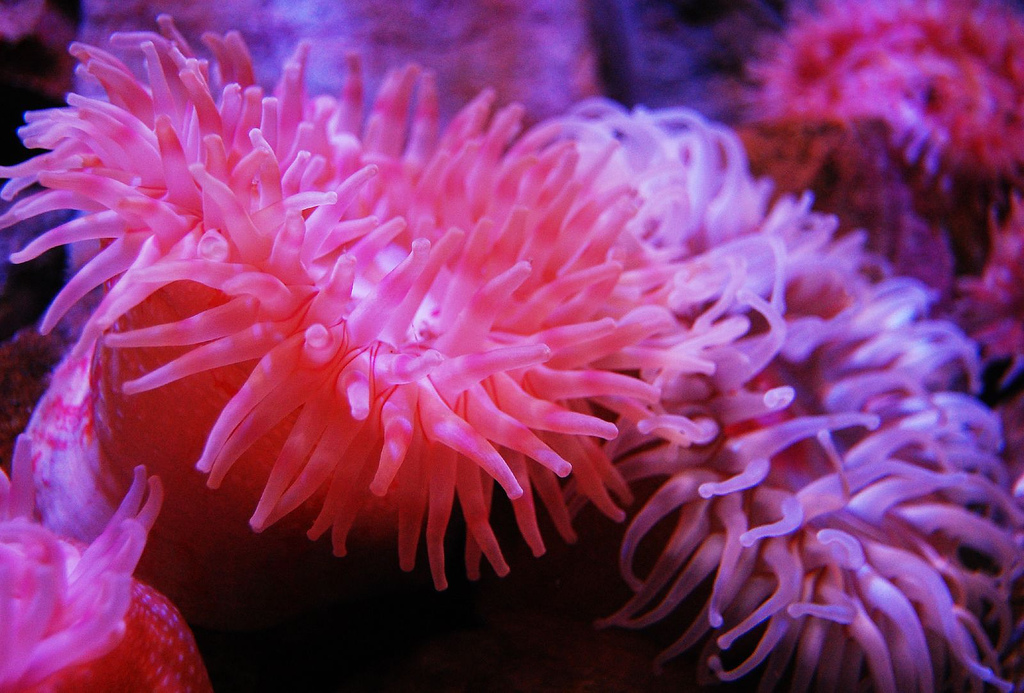
#> input picture 6_7_cv2_CoreOperations/anemones.jpg, 1024 x 693 px
$ jupyter execute cv7_ArithmeticOperations.ipynb
#> lines starting #> are read from the running program, lines starting #| are printed output that depends on the picture; after the words box and inside, x2 and y2 are one past the last pixel; in counts of white or black regions, pixels touching at a corner belong together
[cell 1]
import cv2
import numpy as np
from matplotlib import pyplot as plt

[cell 2]
x = np.uint8([250])
y = np.uint8([10])

print(cv2.add(x, y))

[cell 3]
print(x+y)

[cell 4]
img1 = cv2.imread('anemones.jpg')
#> img1 is the input picture: shape (693, 1024, 3); mean B, G, R 114.9, 55.1, 134.4
img2 = cv2.imread('clown_fish.png')
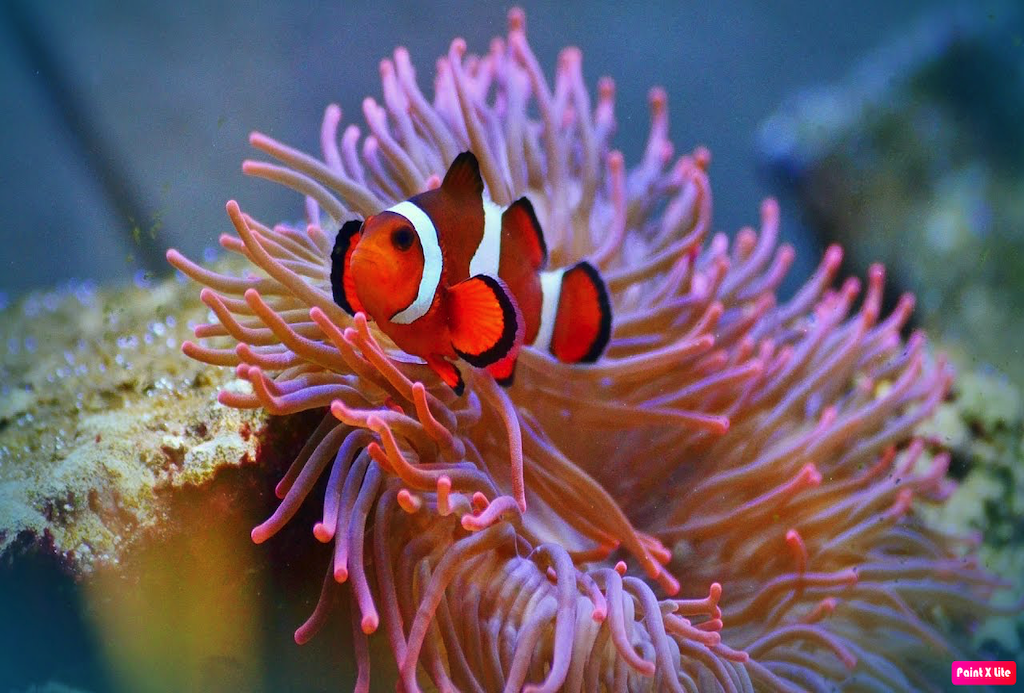
#> input picture 6_7_cv2_CoreOperations/clown_fish.png, 1024 x 693 px
#> img2 is the input picture: shape (693, 1024, 3); mean B, G, R 104.7, 91.5, 108.1

dst = cv2.addWeighted(img1,0.4,img2,0.6,0)[..., ::-1]
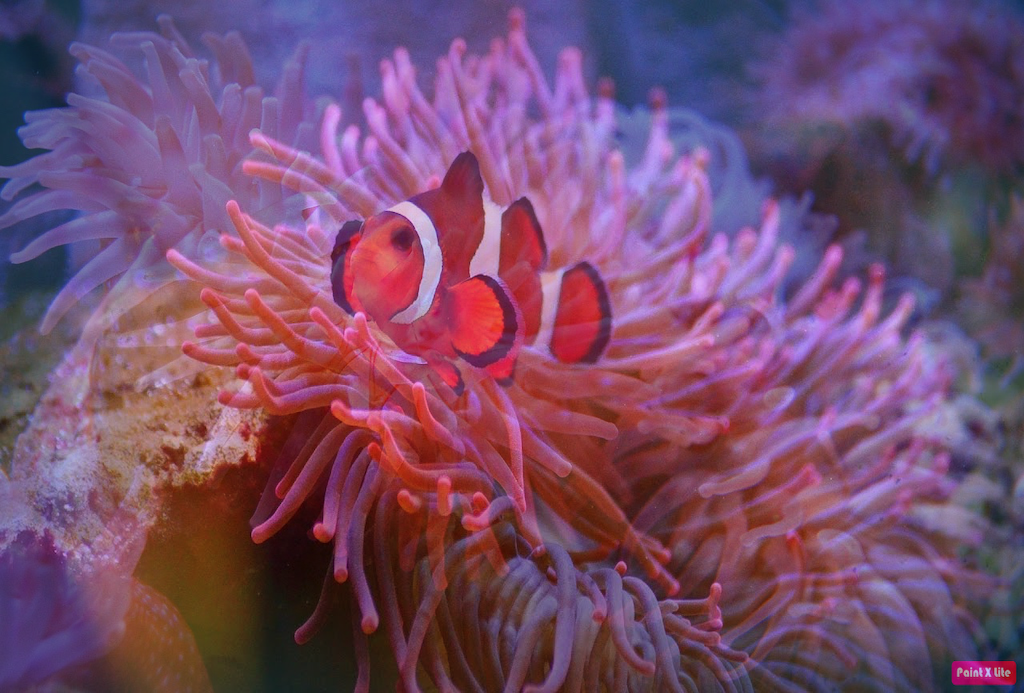
#> dst: shape (693, 1024, 3); mean R, G, B 118.6, 76.9, 108.8

# cv2.imshow('dst',dst)
# cv2.waitKey(0)
# cv2.destroyAllWindows()
plt.imshow(dst)

[cell 5]
img1 = cv2.imread('anemones.jpg')
img2 = cv2.imread('pimimg.jpg')
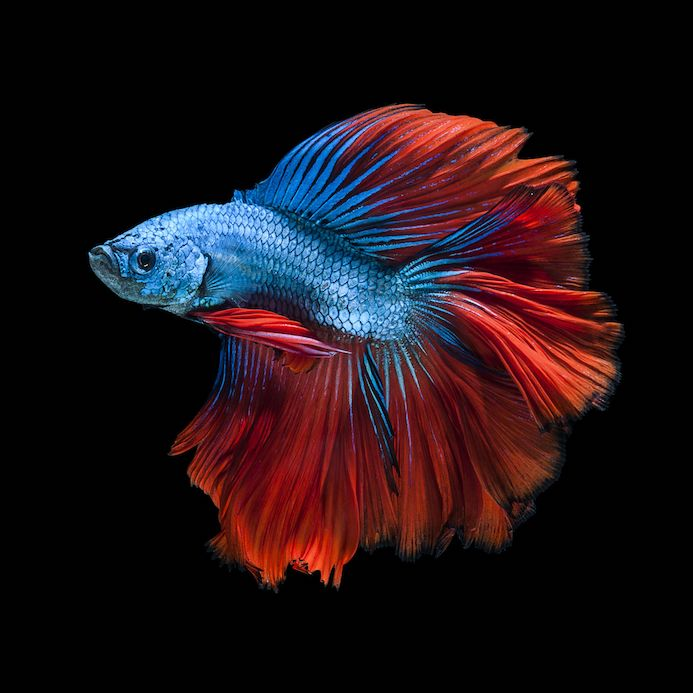
#> input picture 6_7_cv2_CoreOperations/pimimg.jpg, 693 x 693 px
#> img2 is the input picture: shape (693, 693, 3); mean B, G, R 22.8, 18.3, 31.7
img2 = cv2.copyMakeBorder(img2,0,0,165,166,cv2.BORDER_REPLICATE)
#> img2: shape (693, 1024, 3)

rows,cols,channels = img2.shape
#> rows = 693; cols = 1024; channels = 3
roi = img1[0:rows, 0:cols ]

# Now create a mask of fish and create its inverse mask also
img2gray = cv2.cvtColor(img2,cv2.COLOR_BGR2GRAY)
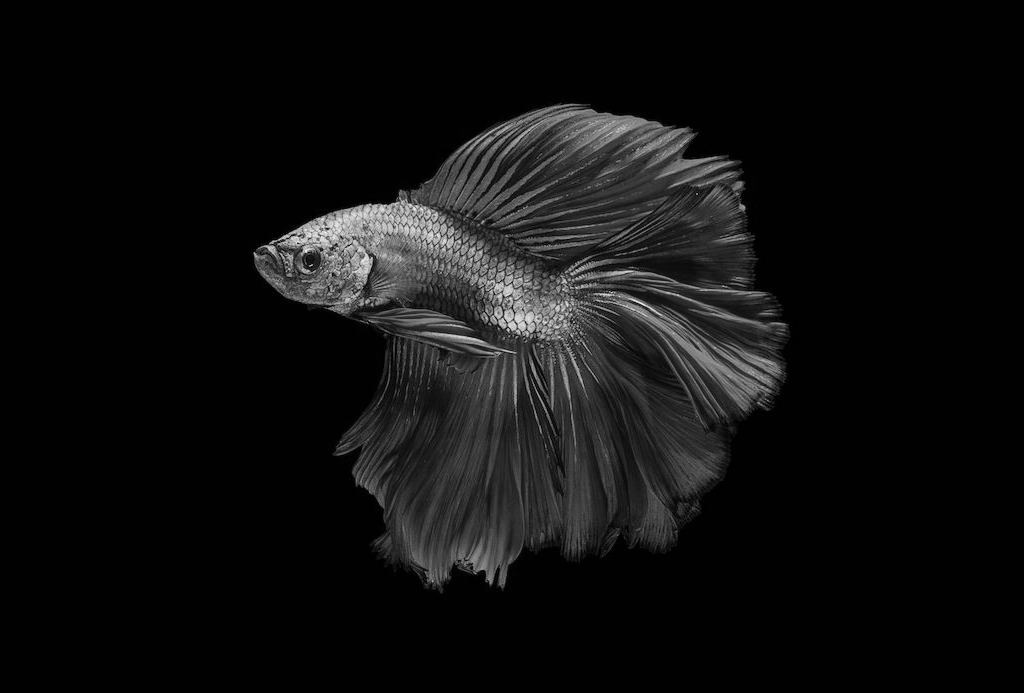
#> img2gray: shape (693, 1024); min 0, max 242, mean 15.8
ret, mask = cv2.threshold(img2gray, 10, 255, cv2.THRESH_BINARY)
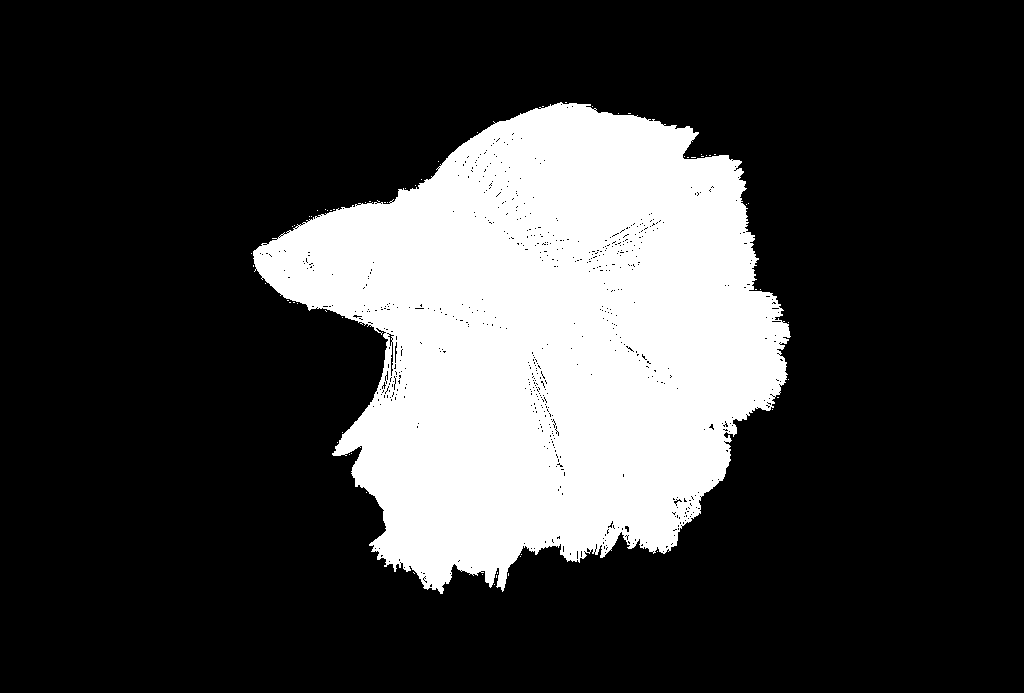
#> mask: shape (693, 1024); 23.5% white; 64 white regions (63 under 20 px), largest, box (x1, y1, x2, y2) and area: (253, 102, 791, 594) 166379
mask_inv = cv2.bitwise_not(mask)
# plt.imshow(mask_inv)

# Now black-out the area of logo in ROI
img1_bg = cv2.bitwise_and(roi,roi,mask = mask_inv)

# Take only region of logo from logo image.
img2_fg = cv2.bitwise_and(img2,img2,mask = mask)

# Put logo in ROI and modify the main image
dst = cv2.add(img1_bg,img2_fg)[..., ::-1]
img2[0:rows, 0:1024 ] = dst
plt.imshow(dst)

Simple Thresholding
Here, the matter is straight forward. If pixel value is greater than a threshold value, it is assigned one value (may be white), else it is assigned another value (may be black). The function used is cv2.threshold. First argument is the source image, which should be a grayscale image. Second argument is the threshold value which is used to classify the pixel values. Third argument is the maxVal which represents the value to be given if pixel value is more than (sometimes less than) the threshold value. OpenCV provides different styles of thresholding and it is decided by the fourth parameter of the function. Different types are:

cv2.THRESH_BINARY
cv2.THRESH_BINARY_INV
cv2.THRESH_TRUNC
cv2.THRESH_TOZERO
cv2.THRESH_TOZERO_INV

[cell 6]
img1 = cv2.imread('anemones.jpg')
img2 = cv2.imread('pimimg.jpg')
img2 = cv2.copyMakeBorder(img2,0,0,165,166,cv2.BORDER_REPLICATE)
dst = cv2.addWeighted(img1,0.8,img2,0.6,0)[..., ::-1]
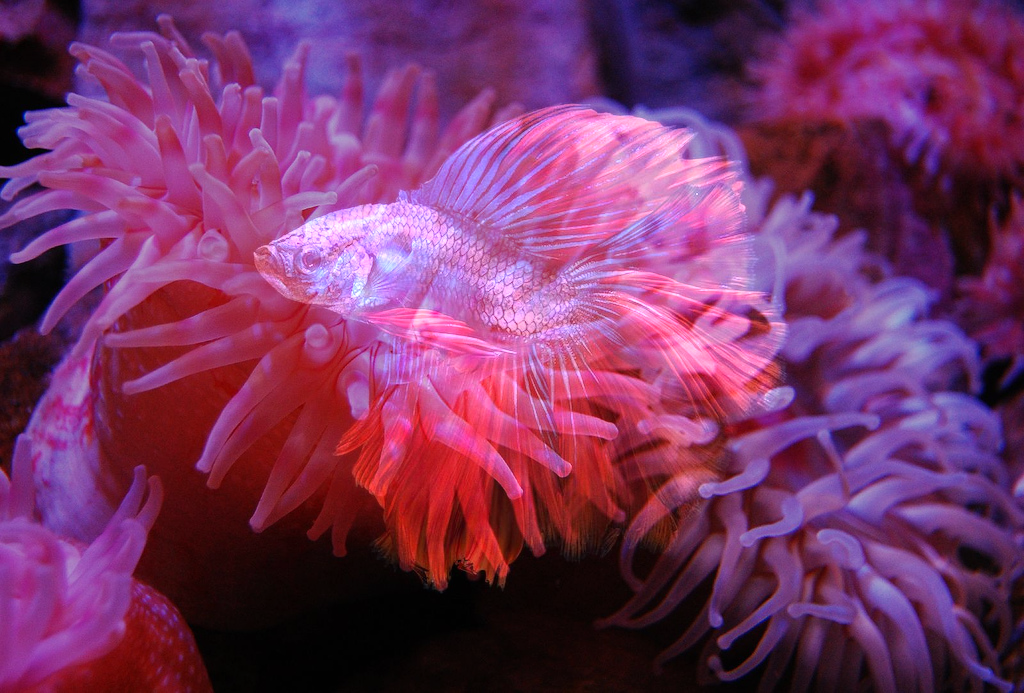
#> dst: shape (693, 1024, 3); mean R, G, B 120.2, 51.7, 100.9
plt.imshow(dst)
